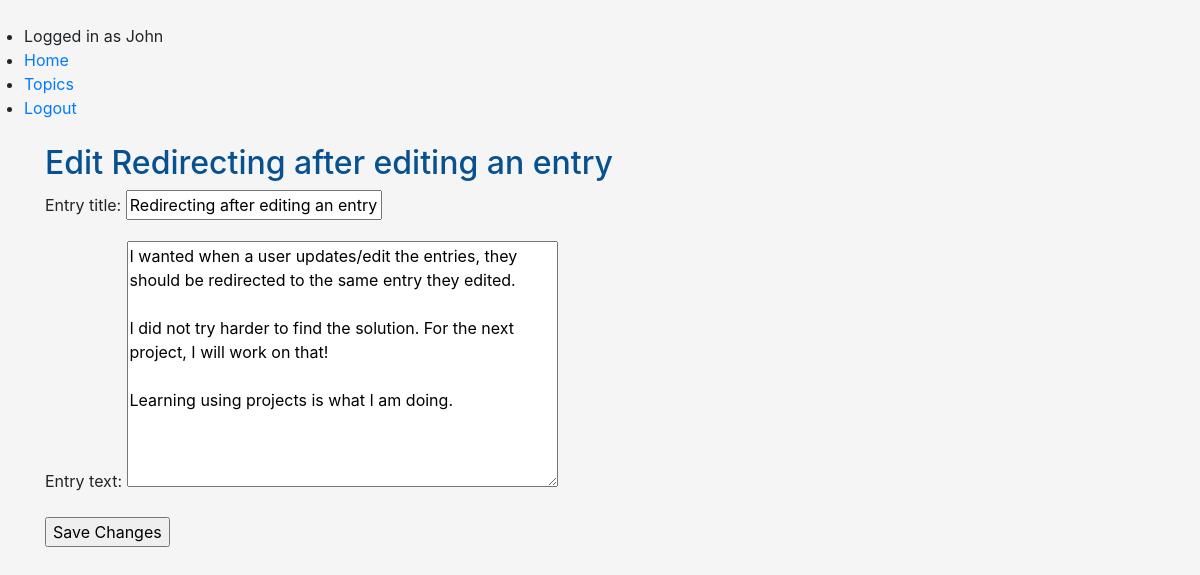
The app's page /entry/edit/10/ (signed in) with its own data.
### learning_logs/models.py (models this page shows, shortened)
class Entry(models.Model):
	topic = models.ForeignKey(Topic, on_delete=models.CASCADE)
	entry_title = models.CharField(max_length=100, blank=True)
	entry_text = models.TextField(max_length=500)
	date_added = models.DateTimeField(auto_now_add=True)
	edited = models.DateTimeField(auto_now=True, null=True)
	class Meta:
		verbose_name_plural = 'entries'
		ordering = ['-date_added']

### learning_logs/views.py (the view)
# urls.py: path('entry/edit/<int:pk>/', views.EditEntry.as_view(), name='edit-entry'),
class EditEntry(LoginRequiredMixin, generic.UpdateView):
	model = Entry
	fields = ['entry_title', 'entry_text']
	template_name = 'learning_logs/edit-entry.html'
	success_url = reverse_lazy('topics')

### learning_logs/templates/learning_logs/edit-entry.html (shortened to what this page needs)
{% extends 'learning_logs/base.html' %}
{% block content %}
	<h1>Edit {{entry.entry_title}}</h1>
	<form action="" method="post">
		{{form.as_p}}
		<input type="submit" value="Save Changes">
	</form>
{% endblock content %}

### learning_logs/templates/learning_logs/base.html (shortened to what this page needs)
{% load static %}
<!DOCTYPE html>
<html lang="en">
<head>
	<link rel="stylesheet" href="https://cdnjs.cloudflare.com/ajax/libs/font-awesome/4.7.0/css/font-awesome.min.css">
    <link rel="stylesheet" href="https://maxcdn.bootstrapcdn.com/bootstrap/4.5.2/css/bootstrap.min.css">
	<link rel="stylesheet" href="{% static 'css/main.css' %}">
</head>
<body>
	<header class="m-4">
		<ul class="sidebar-nav">
			<li>{% if user.is_authenticated %} Logged in as {{user.username}} {% else %} Not Logged
				                        In {% endif %}
			</li>
			<li><a href="{% url 'index' %}">Home</a></li>
			<li><a href="{% url 'topics' %}">Topics</a></li>
			{% if user.is_authenticated %}
			<li><a href="{% url 'logout' %}">Logout</a></li>
			{% endif %}
		</ul>
	</header>
	<main class="container">
		{% block content %}
		{% endblock content %}
	</main>
</body>
</html>

### learning_logs/static/css/main.css (style rules this page uses)
body { background: whitesmoke; }
h1 { font-size: xx-large; color: #085191; }
ul { padding: 0; }

### records on screen
Entry: entry_title "Redirecting after editing an entry", entry_text "I wanted when a user updates/edit the entries, they should be redirected to the same entry they edited. I did not try harder to find the solution. For the next project, I will work on that! Learning using projects is what I am doing."

### other values on screen
{{ user.username }} "John"
